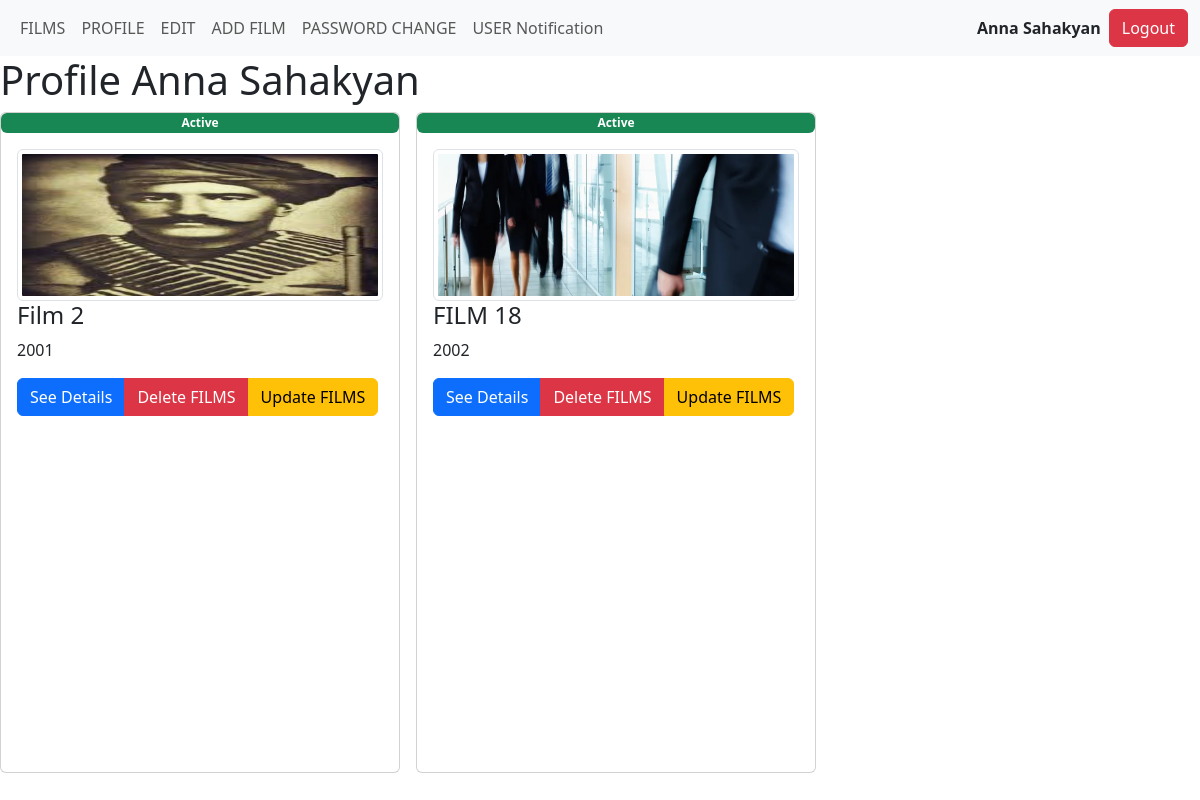
The app's page /film/profile/ (signed in) with its own data.
### film/models.py (models this page shows, shortened)
class Film(models.Model):
    title = models.CharField(max_length=250)
    genres = models.ManyToManyField(Gener)
    date = models.IntegerField(max_length=250)
    actors = models.ManyToManyField(Actor)
    languages = models.ManyToManyField(Language)
    country = models.ForeignKey(Country, on_delete=models.CASCADE)
    user = models.ForeignKey(User, on_delete=models.CASCADE)
    img = models.ImageField(upload_to="images/", default='')
    video = models.FileField(upload_to="videos/", default='')
    active = models.BooleanField(default=False)

### film/views.py (the view)
# urls.py: path('profile/', views.profile, name='profile'),
@login_required(login_url='login')
def profile(request):
    films = Film.objects.filter(user_id=request.user.id).all()
    return render(request, 'film/profile.html', {'films': films})

### film/templates/film/profile.html (shortened to what this page needs)
{% extends "film/layout/user.html" %}
{% block content%}
<h1>Profile {{user.first_name}} {{user.last_name}}</h1>
<div class="d-flex flex-wrap gap-3 ">
    {% for i in films %}
    <div class="card" style="width:400px">
        {% if i.active %}
        <span class="badge bg-success">Active</span>
        {% else %}
        <span class="badge bg-danger">Not Active</span>
        {% endif %}
        <div class="card-body">
            <img src="/media/{{ i.img }}" alt="" class="w-100 img-thumbnail h-25">
            <h4 class="card-title">{{i.title}}</h4>
            <p class="card-text">{{i.date}}</p>
            <div class="btn-group">
                <a href="{% url 'film_id' id=i.id %}" class="btn btn-primary">See Details</a>
                <a href="{% url 'del_film' id=i.id %}" class="btn btn-danger"> Delete FILMS</a>
                <a href="{% url 'update_film' id=i.id %}" class="btn btn-warning"> Update FILMS</a>
            </div>
        </div>
    </div>
    {% endfor %}
</div>
{%endblock%}

### film/templates/film/layout/user.html (shortened to what this page needs)
<!doctype html>
<html lang="en">
<head>
    <link href="https://cdn.jsdelivr.net/npm/bootstrap@5.3.0/dist/css/bootstrap.min.css" rel="stylesheet">
</head>
<body>
<nav class="navbar navbar-expand-sm bg-light">
    <div class="container-fluid">
        <ul class="navbar-nav">
            <li class="nav-item">
                <a class="nav-link" href="{% url 'home' %}"> FILMS </a>
            </li>
            {% if user.is_authenticated %}
            <li class="nav-item">
                <a class="nav-link" href="{% url 'profile' %}"> PROFILE </a>
            </li>
            <li class="nav-item">
                <a class="nav-link" href="{% url 'edit' %}"> EDIT </a>
            </li>
            <li class="nav-item">
                <a class="nav-link" href="{% url 'add_film' %}"> ADD FILM </a>
            </li>
            <li class="nav-item">
                <a class="nav-link" href="{% url 'passwordcheng' %}"> PASSWORD CHANGE </a>
            </li>
            {% if user.is_superuser %}
            <li class="nav-item">
                <a class="nav-link" href="{% url 'user_users' %}"> USERS </a>
            </li>
            <li class="nav-item">
                <a class="nav-link" href="{% url 'user_films' %}"> FILMS </a>
            </li>
            {% else %}
            <li class="nav-item">
                <a class="nav-link" href="{% url 'user_notification' %}"> USER Notification </a>
            </li>
            {% endif %}
            {% endif %}
        </ul>
        {% if user.is_authenticated %}
        <ul class="navbar-nav justify-content-end gap-2 align-items-center">
            <li>
                <b>{{user.first_name}} {{user.last_name}}</b>
            </li>
            <li class="nav-item">
                <a class="btn btn-danger" href="{% url 'logout' %}">Logout</a>
            </li>
        </ul>
        {% endif %}
    </div>
</nav>
{% block content%} {%endblock%}
</body>
</html>

### records on screen
Film: active "Active", img (picture), title "Film 2", date "2001"
Film: active "Active", img (picture), title "FILM 18", date "2002"

### other values on screen
{{ user.first_name }} "Anna"
{{ user.last_name }} "Sahakyan"
